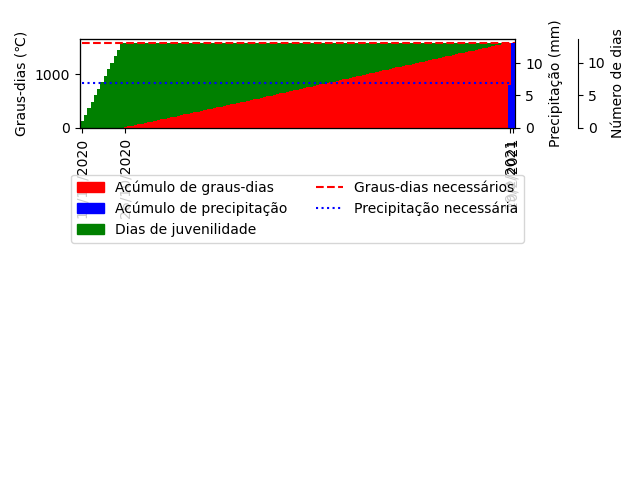

Source code (Python):
import classe_planilha
from mpl_toolkits.axes_grid1 import host_subplot
import mpl_toolkits.axisartist as AA
import matplotlib
import matplotlib.pyplot as plt
import matplotlib.dates as mdates
import matplotlib.patches as mpatches
import matplotlib.lines as mlines
import pandas as pd
import datetime

def formatar_dias_datetime(data):
    dia = data.day
    mes = data.month
    ano = data.year
    final = str(dia)+"/"+str(mes)+"/"+str(ano)
    return final

def fazer_grafico(teste):
    temperaturas = []
    chuvas = []
    juvenilidade = []
    tempo = []
    
    breaks_eixo = []
    
    for i in range(teste.juvenilidade):
        if i == 0:
            breaks_eixo.append(1)
        else:
            breaks_eixo.append(0)
        temperaturas.append(0)
        chuvas.append(0)
        tempo.append(0)
        juvenilidade.append(i+1)
    for i in range(len(teste.cumsum_temp)):
        if i == 0:
            breaks_eixo.append(1)
        else:
            breaks_eixo.append(0)
        temperaturas.append(teste.cumsum_temp[i])
        chuvas.append(0)
        juvenilidade.append(max(juvenilidade) if juvenilidade != [] else 0)
        tempo.append(0)
    for i in range(len(teste.cumsum_chuva)):
        if i == 0 and teste.cultura["chuva"].tolist()[0]>0:
            breaks_eixo.append(1)
        else:
            breaks_eixo.append(0)
        chuvas.append(teste.cumsum_chuva[i])
        temperaturas.append(max(temperaturas))
        juvenilidade.append(max(juvenilidade) if juvenilidade != [] else 0)
        tempo.append(0)
    for i in range(teste.cultura["tempo"].tolist()[0]):
        if i == 0:
            breaks_eixo.append(1)
        else:
            breaks_eixo.append(0)
        temperaturas.append(max(temperaturas))
        chuvas.append(max(chuvas))
        juvenilidade.append(max(juvenilidade) if juvenilidade != [] else 0)
        tempo.append(i+1)

    base = teste.data
    if teste.inicio_ciclo == True:
        dias = [base + datetime.timedelta(x) for x in range(int(sum([len(juvenilidade), len(temperaturas), len(chuvas), len(tempo)])/4))]
    else:
        dias = [base - datetime.timedelta(x) for x in range(int(sum([len(juvenilidade), len(temperaturas), len(chuvas), len(tempo)])/4))]
        dias = dias[::-1]
    dias = list(map(formatar_dias_datetime, dias))
    teste.dias = dias
     
    
    breaks_eixo[0] = 1
    breaks_eixo[len(breaks_eixo) -1] = 1
    breaks_eixo = [i for i,x in enumerate(breaks_eixo) if x == 1]
    dic_dados = {
            "dias": dias,
            "temperaturas": temperaturas,
            "chuvas": chuvas,
            "juvenilidade": juvenilidade,
            "tempo": tempo}
    
    df = pd.DataFrame.from_dict(dic_dados)
    
    fig = plt.figure()
    ax = fig.add_subplot(111)
    ax2 = ax.twinx()
    ax3 = ax.twinx()
    ax4 = ax.twinx()
    
    width = 1

    df.plot(x = "dias", y = "juvenilidade", kind='bar', color='green', ax=ax, width=width, position=0.5, legend = False, rot = 90)
    df.plot(x = "dias", y = "temperaturas", kind='bar', color='red', ax=ax2, width=width, position=0.5, legend = False, rot = 90)
    if teste.cultura["chuva"].tolist()[0] > 0:
        df.plot(x = "dias", y = "chuvas", kind='bar', color='blue', ax=ax3, width=width, position=0.5, legend = False, rot = 90)
    df.plot(x = "dias", y = "tempo", kind='bar', color='orange', ax=ax4, width=width, position=0.5, legend = False, rot = 90)
    
    ax3.set_ylabel('Precipitação (mm)')

    if teste.cultura["chuva"].tolist()[0] <= 0:
        ax3.axis("off")

    ax.yaxis.tick_right()
    ax.set_ylabel('Número de dias')
    ax.yaxis.set_label_position("right")
    ax2.yaxis.tick_left()
    ax2.set_ylabel('Graus-dias (\u2103)')
    ax2.yaxis.set_label_position("left")

    if (teste.cultura["tempo"].tolist()[0] > 0 or teste.juvenilidade > 0) and teste.cultura["chuva"].tolist()[0] >0: 
        ax.spines["right"].set_position(('outward', 45))
        ax.set_frame_on(True)
        ax.patch.set_visible(False)
        ax.yaxis.set_major_formatter(matplotlib.ticker.OldScalarFormatter())
    elif teste.cultura["tempo"].tolist()[0]> 0 or teste.juvenilidade > 0:
        pass
    else:
        ax.get_yaxis().set_visible(False)
    
    if teste.cultura["tempo"].tolist()[0] > teste.juvenilidade:
        ax.set_ylim(ax4.get_ylim())
    else:
        ax4.set_ylim(ax.get_ylim())
    ax4.axis('off')
    
    if teste.cultura["chuva"].tolist()[0] > 0:
        ax3.plot([0, len(dias)], [teste.cultura["chuva"].tolist()[0], teste.cultura["chuva"].tolist()[0]], ":", color = "blue")
    ax2.plot([0, len(dias)], [teste.cultura["graus_dias"].tolist()[0], teste.cultura["graus_dias"].tolist()[0]], "--", color = "red", label = "Graus-dias necessários")
    patch_gd = mpatches.Patch(color='red', label='Acúmulo de graus-dias')
    patch_precip = mpatches.Patch(color='blue', label='Acúmulo de precipitação')
    patch_juv = mpatches.Patch(color='green', label='Dias de juvenilidade')
    patch_tempo = mpatches.Patch(color='orange', label='Dias até a colheita') 
    patch_prec_nec = mlines.Line2D([], [], color='blue', label='Precipitação necessária', linestyle = ":")
    patch_gd_nec = mlines.Line2D([], [], color='red', label='Graus-dias necessários', linestyle = "--")
    lista_handles = []
    lista_handles.append(patch_gd)
    if teste.cultura["chuva"].tolist()[0] > 0:
        lista_handles.append(patch_precip)
    if teste.juvenilidade > 0:
        lista_handles.append(patch_juv)
    if teste.cultura["tempo"].tolist()[0] > 0:
        lista_handles.append(patch_tempo)
    lista_handles.append(patch_gd_nec)
    if teste.cultura["chuva"].tolist()[0] > 0:
        lista_handles.append(patch_prec_nec)
    lgd = ax2.legend(loc='upper center', bbox_to_anchor=(0.5, -0.45), ncol=2, handles = lista_handles)

    plt.xticks(breaks_eixo, df.dias[breaks_eixo].tolist())
    ax.set_xlabel("")
    fig.tight_layout()
    fig.savefig("grafico.png")
